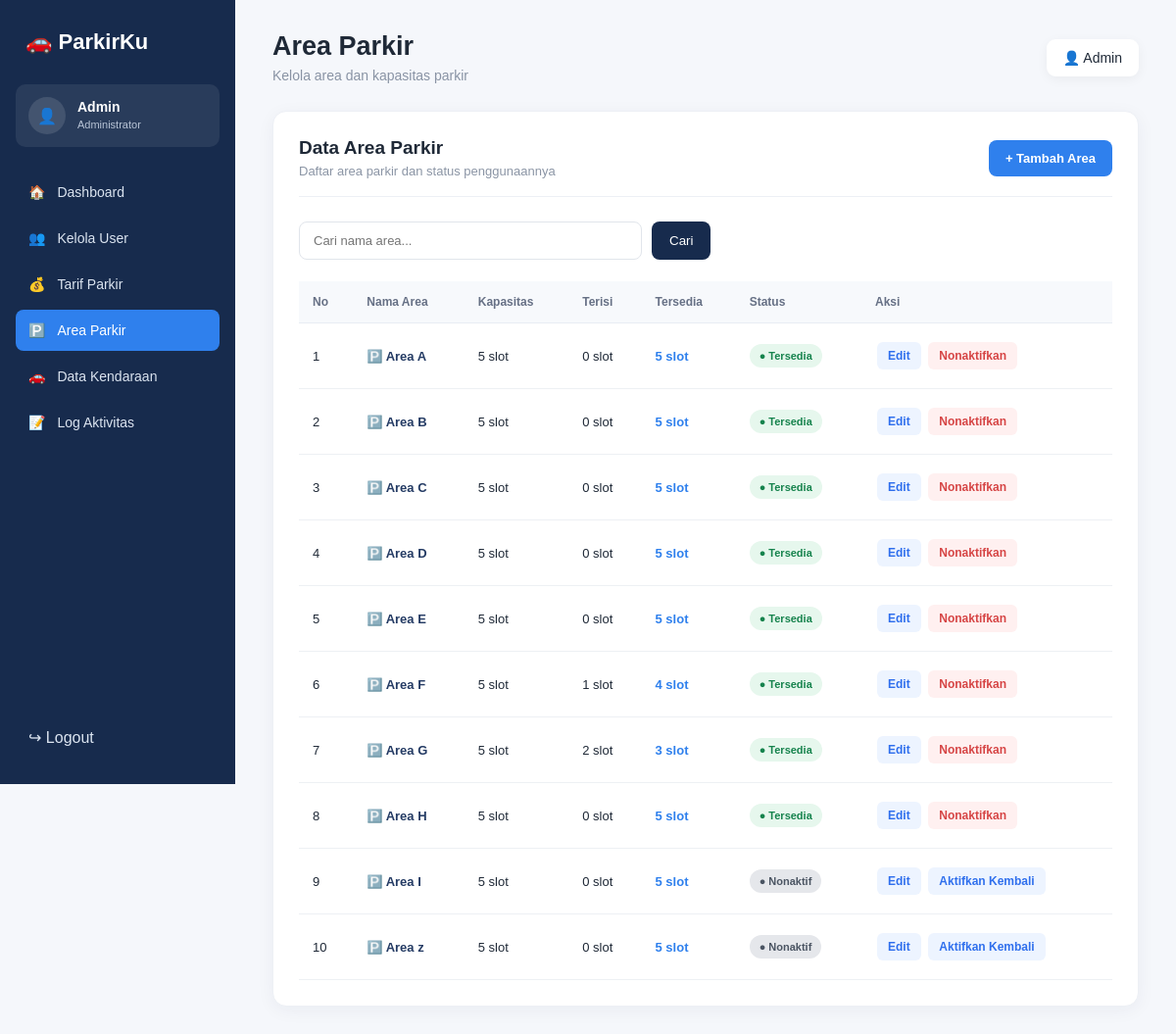
/view/area_parkir.php (signed in), run on the app's committed database.
### tables this page shows
CREATE TABLE `tb_area_parkir` (
  `id_area` int NOT NULL,
  `nama_area` varchar(50) NOT NULL,
  `kapasitas` int NOT NULL,
  `terisi` int DEFAULT '0',
  `status_area` enum('aktif','nonaktif') NOT NULL DEFAULT 'aktif'
);

### view/area_parkir.php (the view, shortened to what this page needs)
<?php
include "../model/m_koneksi.php";
$cari = trim($_GET['cari'] ?? '');
$query = mysqli_query(
    $conn,
    "SELECT * FROM tb_area_parkir ORDER BY id_area ASC"
);
$data_area = [];
if ($query) {
    while ($row = mysqli_fetch_assoc($query)) {
        if (
            $cari === '' ||
            stripos($row['nama_area'], $cari) !== false
        ) {
            $data_area[] = $row;
        }
    }
}
?>
<!DOCTYPE html>
<html lang="id">
<head>
    <link rel="stylesheet" href="../asset/area.css">
</head>
<body>
<aside class="sidebar">
    <div class="logo">
        🚗 <span>ParkirKu</span>
    </div>
    <div class="admin">
        <div class="avatar">👤</div>
        <div>
            <strong>Admin</strong>
            <small>Administrator</small>
        </div>
    </div>
    <nav>
        <a href="dashboard_admin.php">
            🏠 <span>Dashboard</span>
        </a>
        <a href="kelola_user.php">
            👥 <span>Kelola User</span>
        </a>
        <a href="tarif_parkir.php">
            💰 <span>Tarif Parkir</span>
        </a>
        <a href="area_parkir.php" class="active">
            🅿️ <span>Area Parkir</span>
        </a>
        <a href="data_kendaraan.php">
            🚗 <span>Data Kendaraan</span>
        </a>
        <a href="log_aktivitas.php">
            📝 <span>Log Aktivitas</span>
        </a>
    </nav>
    <a href="login.php" class="logout">
        ↪ <span>Logout</span>
    </a>
</aside>
<main class="main">
    <header class="header">
        <div>
            <h1>Area Parkir</h1>
            <p>Kelola area dan kapasitas parkir</p>
        </div>
        <div class="profile">
            👤 Admin
        </div>
    </header>
    <section class="card">
        <div class="card-header">
            <div>
                <h2>Data Area Parkir</h2>
                <p>Daftar area parkir dan status penggunaannya</p>
            </div>
            <a href="tambah_area.php" class="btn-add">
                + Tambah Area
            </a>
        </div>
        <form method="GET" action="area_parkir.php" class="search">
            <input
                type="text"
                name="cari"
                placeholder="Cari nama area..."
                value="<?= htmlspecialchars($cari); ?>"
            >
            <button type="submit">Cari</button>
        </form>
        <div class="table-wrapper">
            <table id="areaTable">
                <thead>
                    <tr>
                        <th>No</th>
                        <th>Nama Area</th>
                        <th>Kapasitas</th>
                        <th>Terisi</th>
                        <th>Tersedia</th>
                        <th>Status</th>
                        <th>Aksi</th>
                    </tr>
                </thead>
                <tbody>
                <?php if (!empty($data_area)) : ?>
                    <?php $no = 1; ?>
                    <?php foreach ($data_area as $area) : ?>
                        <?php
                        $id_area = (int) $area['id_area'];
                        $kapasitas = (int) $area['kapasitas'];
                        $terisi = (int) $area['terisi'];
                        $tersedia = max(0, $kapasitas - $terisi);
                        $status_area = $area['status_area'] ?? 'aktif';
                        if ($status_area === 'nonaktif') {
                            $status = 'Nonaktif';
                            $status_class = 'nonaktif';
                        } elseif ($tersedia <= 0) {
                            $status = 'Penuh';
                            $status_class = 'penuh';
                        } elseif ($tersedia <= 2) {
                            $status = 'Hampir Penuh';
                            $status_class = 'hampir';
                        } else {
                            $status = 'Tersedia';
                            $status_class = 'tersedia';
                        }
                        ?>
                        <tr>
                            <td><?= $no++; ?></td>
                            <td>
                                <span class="area-name">
                                    🅿️
                                    <?= htmlspecialchars($area['nama_area']); ?>
                                </span>
                            </td>
                            <td><?= $kapasitas; ?> slot</td>
                            <td><?= $terisi; ?> slot</td>
                            <td>
                                <span class="available">
                                    <?= $tersedia; ?> slot
                                </span>
                            </td>
                            <td>
                                <span class="status <?= $status_class; ?>">
                                    ● <?= $status; ?>
                                </span>
                            </td>
                            <td class="aksi">
                                <a
                                    href="edit_area.php?id_area=<?= $id_area; ?>"
                                    class="edit"
                                >
                                    Edit
                                </a>
                                <?php if ($status_area === 'aktif') : ?>
                                    <a
                                        href="../controller/c_area.php?aksi=nonaktif&id_area=<?= $id_area; ?>"
                                        class="delete"
                                        onclick="return confirm('Yakin ingin menonaktifkan area ini?');"
                                    >
                                        Nonaktifkan
                                    </a>
                                <?php else : ?>
                                    <a
                                        href="../controller/c_area.php?aksi=aktifkan&id_area=<?= $id_area; ?>"
                                        class="edit"
                                        onclick="return confirm('Aktifkan kembali area ini?');"
                                    >
                                        Aktifkan Kembali
                                    </a>
                                <?php endif; ?>
                            </td>
                        </tr>
                    <?php endforeach; ?>
                <?php endif; ?>
                </tbody>
            </table>
        </div>
    </section>
</main>
</body>
</html>

### asset/area.css (style rules this page uses)
* { margin: 0; padding: 0; box-sizing: border-box; }
body { font-family: Arial, sans-serif; background: #f5f7fb; color: #1f2937; }
.sidebar { position: fixed; left: 0; top: 0; width: 240px; height: 100vh; background: #172b4d; padding: 25px 16px; color: white; }
.logo { font-size: 22px; font-weight: bold; padding: 5px 10px 30px; }
.admin { display: flex; align-items: center; gap: 12px; padding: 13px; background: rgba(255,255,255,.08); border-radius: 10px; margin-bottom: 25px; }
.avatar { width: 38px; height: 38px; display: flex; align-items: center; justify-content: center; background: rgba(255,255,255,.12); border-radius: 50%; }
.admin strong { display: block; font-size: 14px; }
.admin small { color: #b8c4d6; font-size: 11px; }
nav a { display: flex; align-items: center; gap: 12px; padding: 13px; margin-bottom: 5px; border-radius: 8px; color: #dbe4f0; text-decoration: none; font-size: 14px; }
nav a.active { background: #2f80ed; color: white; }
.logout { position: absolute; bottom: 25px; left: 16px; right: 16px; padding: 13px; color: #dbe4f0; text-decoration: none; border-radius: 8px; }
.main { margin-left: 240px; padding: 32px 38px; }
.header { display: flex; justify-content: space-between; align-items: center; margin-bottom: 28px; }
.header h1 { font-size: 27px; margin-bottom: 6px; }
.header p { color: #8993a4; font-size: 14px; }
.profile { background: white; padding: 11px 17px; border-radius: 9px; box-shadow: 0 3px 12px rgba(0,0,0,.05); font-size: 14px; }
.card { background: white; border-radius: 14px; padding: 26px; border: 1px solid #edf0f5; box-shadow: 0 4px 18px rgba(23,43,77,.05); }
.card-header { display: flex; align-items: center; justify-content: space-between; margin-bottom: 25px; padding-bottom: 18px; border-bottom: 1px solid #edf0f5; }
.card-header h2 { font-size: 19px; margin-bottom: 5px; }
.card-header p { color: #8b95a5; font-size: 13px; }
.btn-add { background: #2f80ed; color: white; text-decoration: none; padding: 11px 17px; border-radius: 8px; font-size: 13px; font-weight: bold; transition: .2s; }
.search { display: flex; gap: 10px; margin-bottom: 22px; }
.search input { width: 350px; padding: 11px 14px; border: 1px solid #e1e5eb; border-radius: 8px; outline: none; font-size: 13px; }
.search button { border: none; background: #172b4d; color: white; padding: 0 18px; border-radius: 8px; cursor: pointer; }
.table-wrapper { overflow-x: auto; }
table { width: 100%; border-collapse: collapse; }
thead { background: #f7f9fc; }
th { padding: 14px; text-align: left; color: #667085; font-size: 12px; border-bottom: 1px solid #e8edf3; }
td { padding: 16px 14px; border-bottom: 1px solid #edf0f4; font-size: 13px; }
.area-name { font-weight: bold; color: #243b64; }
.available { font-weight: bold; color: #2f80ed; }
.status { display: inline-block; padding: 6px 10px; border-radius: 20px; font-size: 11px; font-weight: bold; }
.status.tersedia { color: #16834d; background: #e6f7ed; }
.edit, .delete { display: inline-block; text-decoration: none; font-size: 12px; font-weight: bold; padding: 7px 11px; border-radius: 6px; transition: .2s; }
.edit { color: #2f6fed; background: #edf4ff; }
.delete { color: #d64545; background: #fff0f0; margin-left: 5px; }
form { max-width: 650px; margin-top: 10px; }
.status.nonaktif { color: #4b5563; background: #e5e7eb; }
.aksi { white-space: nowrap; }
.aksi .edit, .aksi .delete { display: inline-block; text-decoration: none; font-size: 12px; font-weight: bold; padding: 7px 11px; border-radius: 6px; margin: 3px 2px; transition: 0.2s; }
.aksi .edit { color: #2f6fed; background: #edf4ff; }
.aksi .delete { color: #d64545; background: #fff0f0; }
.table-wrapper { width: 100%; overflow-x: auto; }
.aksi a { white-space: nowrap; }

### data on the page
tb_area_parkir: nama_area "Area A", kapasitas "5", terisi "0", status "Tersedia"
tb_area_parkir: nama_area "Area B", kapasitas "5", terisi "0", status "Tersedia"
tb_area_parkir: nama_area "Area C", kapasitas "5", terisi "0", status "Tersedia"
tb_area_parkir: nama_area "Area D", kapasitas "5", terisi "0", status "Tersedia"
tb_area_parkir: nama_area "Area E", kapasitas "5", terisi "0", status "Tersedia"
tb_area_parkir: nama_area "Area F", kapasitas "5", terisi "1", tersedia "4", status "Tersedia"
tb_area_parkir: nama_area "Area G", kapasitas "5", terisi "2", tersedia "3", status "Tersedia"
tb_area_parkir: nama_area "Area H", kapasitas "5", terisi "0", status "Tersedia"
tb_area_parkir: nama_area "Area I", kapasitas "5", terisi "0", status_area "Nonaktif"
tb_area_parkir: nama_area "Area z", kapasitas "5", terisi "0", status_area "Nonaktif"
